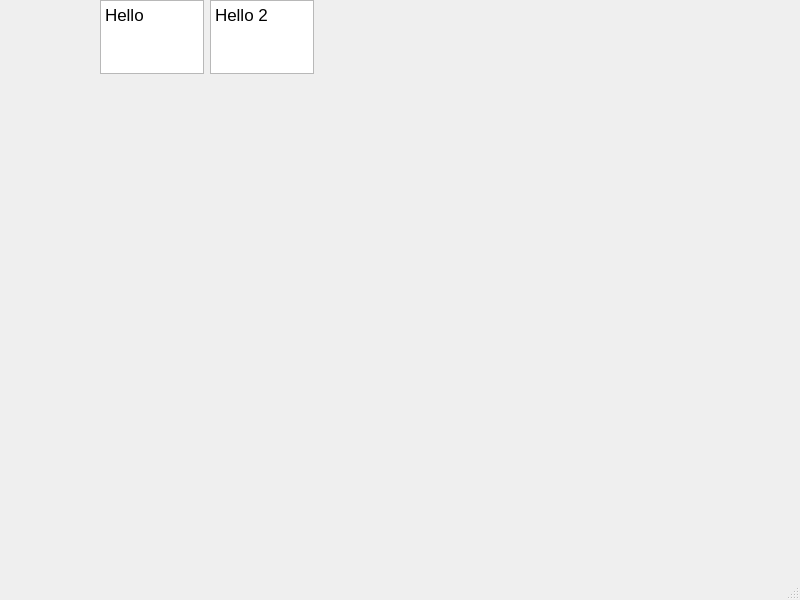
<?xml version="1.0" encoding="UTF-8"?>
<ui version="4.0">
 <class>MainWindow</class>
 <widget class="QMainWindow" name="MainWindow">
  <property name="geometry">
   <rect>
    <x>0</x>
    <y>0</y>
    <width>800</width>
    <height>600</height>
   </rect>
  </property>
  <property name="windowTitle">
   <string>MainWindow</string>
  </property>
  <widget class="QWidget" name="centralwidget">
   <widget class="QTextEdit" name="textEdit">
    <property name="geometry">
     <rect>
      <x>100</x>
      <y>0</y>
      <width>104</width>
      <height>74</height>
     </rect>
    </property>
    <property name="html">
     <string>&lt;!DOCTYPE HTML PUBLIC &quot;-//W3C//DTD HTML 4.0//EN&quot; &quot;http://www.w3.org/TR/REC-html40/strict.dtd&quot;&gt;
&lt;html&gt;&lt;head&gt;&lt;meta name=&quot;qrichtext&quot; content=&quot;1&quot; /&gt;&lt;style type=&quot;text/css&quot;&gt;
p, li { white-space: pre-wrap; }
&lt;/style&gt;&lt;/head&gt;&lt;body style=&quot; font-family:'.AppleSystemUIFont'; font-size:13pt; font-weight:400; font-style:normal;&quot;&gt;
&lt;p style=&quot; margin-top:0px; margin-bottom:0px; margin-left:0px; margin-right:0px; -qt-block-indent:0; text-indent:0px;&quot;&gt;Hello&lt;/p&gt;&lt;/body&gt;&lt;/html&gt;</string>
    </property>
   </widget>
   <widget class="QTextEdit" name="textEdit_2">
    <property name="geometry">
     <rect>
      <x>210</x>
      <y>0</y>
      <width>104</width>
      <height>74</height>
     </rect>
    </property>
    <property name="html">
     <string>&lt;!DOCTYPE HTML PUBLIC &quot;-//W3C//DTD HTML 4.0//EN&quot; &quot;http://www.w3.org/TR/REC-html40/strict.dtd&quot;&gt;
&lt;html&gt;&lt;head&gt;&lt;meta name=&quot;qrichtext&quot; content=&quot;1&quot; /&gt;&lt;style type=&quot;text/css&quot;&gt;
p, li { white-space: pre-wrap; }
&lt;/style&gt;&lt;/head&gt;&lt;body style=&quot; font-family:'.AppleSystemUIFont'; font-size:13pt; font-weight:400; font-style:normal;&quot;&gt;
&lt;p style=&quot; margin-top:0px; margin-bottom:0px; margin-left:0px; margin-right:0px; -qt-block-indent:0; text-indent:0px;&quot;&gt;Hello 2&lt;/p&gt;&lt;/body&gt;&lt;/html&gt;</string>
    </property>
   </widget>
  </widget>
  <widget class="QMenuBar" name="menubar">
   <property name="geometry">
    <rect>
     <x>0</x>
     <y>0</y>
     <width>800</width>
     <height>24</height>
    </rect>
   </property>
  </widget>
  <widget class="QStatusBar" name="statusbar"/>
 </widget>
 <resources/>
 <connections/>
</ui>
